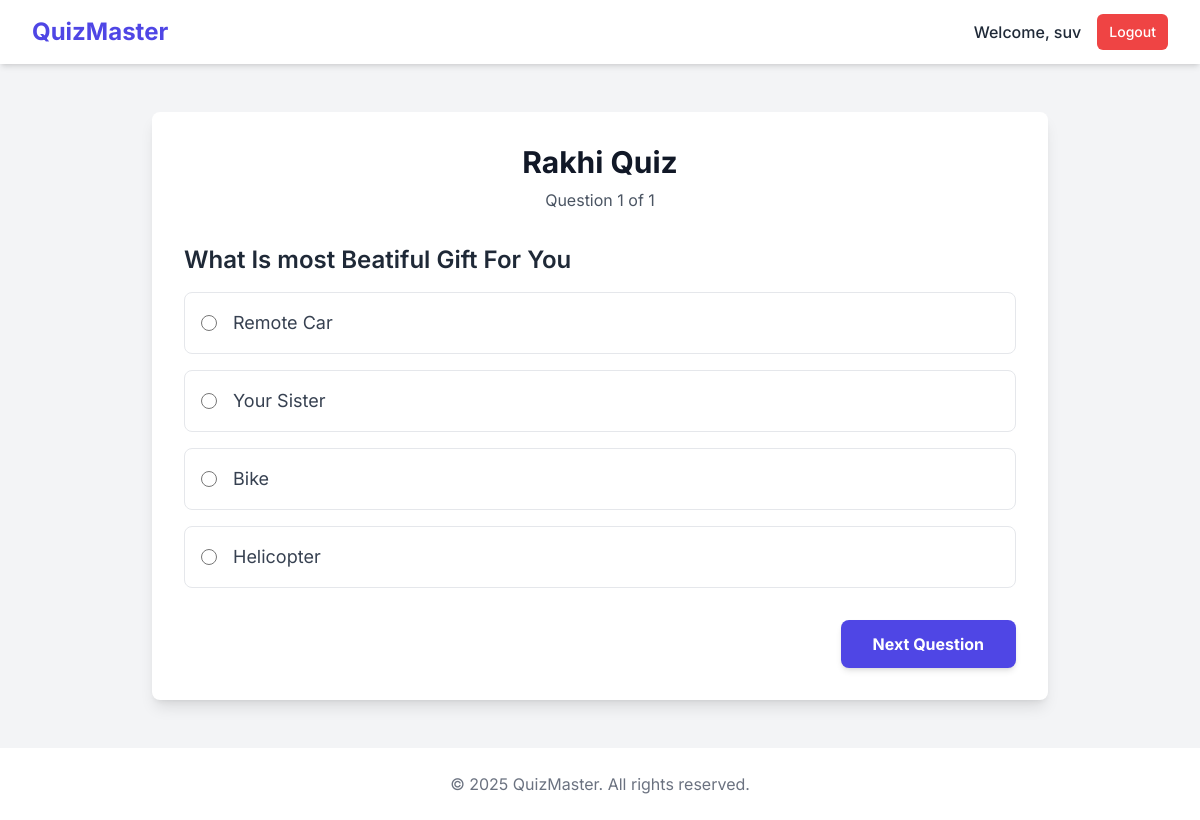
Screenshot of /quiz/1/ (signed in) with the database file from the repository.
### Quiz_App/models.py (models this page shows, shortened)
class Category(models.Model):
    name = models.CharField(max_length=100, unique=True, help_text="The name of the quiz category.")
    class Meta:
        ordering = ['name']
        verbose_name_plural = "Categories"

class Question(models.Model):
    category = models.ForeignKey(
        Category,
        related_name='questions', # Allows accessing questions from a category object, e.g., category.questions.all()
        on_delete=models.CASCADE,
        help_text="The category this question belongs to."
    )
    question_text = models.CharField(max_length=255, help_text="The text of the question.")
    marks = models.IntegerField(default=1, help_text="The points awarded for a correct answer.")
    created_at = models.DateTimeField(auto_now_add=True, help_text="The date and time this question was created.")
    class Meta:
        ordering = ['-created_at']

class Answer(models.Model):
    question = models.ForeignKey(
        Question,
        related_name='answers', # Allows accessing answers from a question object, e.g., question.answers.all()
        on_delete=models.CASCADE,
        help_text="The question this answer is associated with."
    )
    answer_text = models.CharField(max_length=255, help_text="The text of the answer choice.")
    is_correct = models.BooleanField(default=False, help_text="Mark this if the answer is correct.")

### Quiz_App/views.py (the view, shortened to what this page needs)
# urls.py: path('quiz/<int:category_id>/', views.quiz, name='quiz'),
@login_required
def quiz(request, category_id):
    category = get_object_or_404(Category, id=category_id)
    if 'quiz_questions' not in request.session or request.session.get('current_category_id') != category_id:
        questions = list(category.questions.all())
        random.shuffle(questions)
        request.session['quiz_questions'] = [q.id for q in questions]
        request.session['score'] = 0
        request.session['question_number'] = 0
        request.session['current_category_id'] = category_id
    question_ids = request.session['quiz_questions']
    question_number = request.session['question_number']
    if question_number >= len(question_ids):
        return redirect('results', category_id=category_id)
    current_question_id = question_ids[question_number]
    question = get_object_or_404(Question, id=current_question_id)
    context = {
        'question': question,
        'category': category,
        'total_questions': len(question_ids)
    }
    return render(request, 'quiz.html', context)

### Quiz_App/templates/Quiz_App/quiz.html (shortened to what this page needs)
{% extends 'base.html' %}
{% block content %}
<div class="bg-white p-8 rounded-lg shadow-lg max-w-4xl mx-auto">
    <div class="mb-8 text-center">
        <h1 class="text-3xl font-bold text-gray-900">{{ category.name }} Quiz</h1>
        <p class="text-gray-600 mt-2">Question {{ request.session.question_number|add:1 }} of {{ total_questions }}</p>
    </div>
    <div id="quiz-container">
        <form method="post" action="{% url 'quiz' category.id %}">
            <fieldset class="mb-6">
                <legend class="text-2xl font-semibold text-gray-800 mb-4">{{ question.question_text }}</legend>
                <div class="space-y-4">
                    {% for answer in question.answers.all %}
                    <label for="answer_{{ answer.id }}" class="flex items-center p-4 border border-gray-200 rounded-lg hover:bg-indigo-50 cursor-pointer transition-colors duration-200 has-[:checked]:bg-indigo-100 has-[:checked]:border-indigo-400">
                        <input type="radio" id="answer_{{ answer.id }}" name="answer" value="{{ answer.id }}" class="h-4 w-4 text-indigo-600 border-gray-300 focus:ring-indigo-500">
                        <span class="ml-4 text-lg text-gray-700">{{ answer.answer_text }}</span>
                    </label>
                    {% endfor %}
                </div>
            </fieldset>
            <div class="flex justify-end mt-8">
                <button type="submit" class="w-full sm:w-auto bg-indigo-600 hover:bg-indigo-700 text-white font-bold py-3 px-8 rounded-lg shadow-md hover:shadow-lg transition-all duration-200 transform hover:scale-105">
                    Next Question
                </button>
            </div>
        </form>
    </div>
</div>
{% endblock %}

### Quiz_App/templates/Quiz_App/base.html (shortened to what this page needs)
<!DOCTYPE html>
<html lang="en">
<head>
    <script src="https://cdn.tailwindcss.com"></script>
</head>
<body class="bg-gray-100 text-gray-800">
    <nav class="bg-white shadow-md">
        <div class="max-w-7xl mx-auto px-4 sm:px-6 lg:px-8">
            <div class="flex items-center justify-between h-16">
                <div class="flex items-center">
                    <a href="{% url 'home' %}" class="font-bold text-2xl text-indigo-600">QuizMaster</a>
                </div>
                <div class="flex items-center">
                    {% if user.is_authenticated %}
                        <span class="text-gray-800 font-medium mr-4">Welcome, {{ user.username }}</span>
                        <a href="{% url 'logout' %}" class="text-white bg-red-500 hover:bg-red-600 px-3 py-2 rounded-md text-sm font-medium">Logout</a>
                    {% else %}
                        <a href="{% url 'login' %}" class="text-gray-600 hover:text-indigo-600 px-3 py-2 rounded-md text-sm font-medium">Login</a>
                        <a href="{% url 'register' %}" class="text-white bg-indigo-600 hover:bg-indigo-700 px-3 py-2 rounded-md text-sm font-medium ml-4">Sign Up</a>
                    {% endif %}
                </div>
            </div>
        </div>
    </nav>
    <main class="max-w-7xl mx-auto py-12 px-4 sm:px-6 lg:px-8">
        {% block content %}{% endblock %}
    </main>
    <footer class="bg-white">
        <div class="max-w-7xl mx-auto py-6 px-4 sm:px-6 lg:px-8 text-center text-gray-500">
            <p>&copy; 2025 QuizMaster. All rights reserved.</p>
        </div>
    </footer>
</body>
</html>

### Quiz_App/templates/Quiz_App/base.html (style rules this page uses)
body { font-family: 'Inter', sans-serif; }

### rows the page displays
Category: name "Rakhi"
Question: question_text "What Is most Beatiful Gift For You"
Answer: answer_text "Remote Car"
Answer: answer_text "Your Sister"
Answer: answer_text "Bike"
Answer: answer_text "Helicopter"

### other values shown
{{ user.username }} "suv"
{{ request.session.question_number|add:1 }} "1"
{{ total_questions }} "1"
